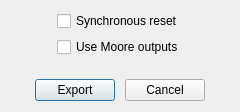
<?xml version="1.0" encoding="UTF-8"?>
<ui version="4.0">
 <class>ExportAHDLDlg</class>
 <widget class="QDialog" name="ExportAHDLDlg">
  <property name="geometry">
   <rect>
    <x>0</x>
    <y>0</y>
    <width>240</width>
    <height>112</height>
   </rect>
  </property>
  <property name="windowTitle">
   <string>AHDL Export Options</string>
  </property>
  <layout class="QVBoxLayout">
   <item>
    <layout class="QHBoxLayout">
     <item>
      <spacer>
       <property name="orientation">
        <enum>Qt::Horizontal</enum>
       </property>
       <property name="sizeType">
        <enum>QSizePolicy::Expanding</enum>
       </property>
       <property name="sizeHint" stdset="0">
        <size>
         <width>67</width>
         <height>20</height>
        </size>
       </property>
      </spacer>
     </item>
     <item>
      <layout class="QVBoxLayout">
       <item>
        <widget class="QCheckBox" name="cb_synchreset">
         <property name="text">
          <string>Synchronous reset</string>
         </property>
        </widget>
       </item>
       <item>
        <widget class="QCheckBox" name="cb_usemoore">
         <property name="text">
          <string>Use Moore outputs</string>
         </property>
        </widget>
       </item>
      </layout>
     </item>
     <item>
      <spacer>
       <property name="orientation">
        <enum>Qt::Horizontal</enum>
       </property>
       <property name="sizeType">
        <enum>QSizePolicy::Expanding</enum>
       </property>
       <property name="sizeHint" stdset="0">
        <size>
         <width>66</width>
         <height>20</height>
        </size>
       </property>
      </spacer>
     </item>
    </layout>
   </item>
   <item>
    <spacer>
     <property name="orientation">
      <enum>Qt::Vertical</enum>
     </property>
     <property name="sizeType">
      <enum>QSizePolicy::Expanding</enum>
     </property>
     <property name="sizeHint" stdset="0">
      <size>
       <width>20</width>
       <height>16</height>
      </size>
     </property>
    </spacer>
   </item>
   <item>
    <layout class="QHBoxLayout">
     <item>
      <spacer>
       <property name="orientation">
        <enum>Qt::Horizontal</enum>
       </property>
       <property name="sizeType">
        <enum>QSizePolicy::Expanding</enum>
       </property>
       <property name="sizeHint" stdset="0">
        <size>
         <width>40</width>
         <height>20</height>
        </size>
       </property>
      </spacer>
     </item>
     <item>
      <widget class="QPushButton" name="pb_export">
       <property name="text">
        <string>Export</string>
       </property>
       <property name="default">
        <bool>true</bool>
       </property>
      </widget>
     </item>
     <item>
      <spacer>
       <property name="orientation">
        <enum>Qt::Horizontal</enum>
       </property>
       <property name="sizeType">
        <enum>QSizePolicy::Expanding</enum>
       </property>
       <property name="sizeHint" stdset="0">
        <size>
         <width>20</width>
         <height>16</height>
        </size>
       </property>
      </spacer>
     </item>
     <item>
      <widget class="QPushButton" name="pb_cancel">
       <property name="text">
        <string>Cancel</string>
       </property>
      </widget>
     </item>
     <item>
      <spacer>
       <property name="orientation">
        <enum>Qt::Horizontal</enum>
       </property>
       <property name="sizeType">
        <enum>QSizePolicy::Expanding</enum>
       </property>
       <property name="sizeHint" stdset="0">
        <size>
         <width>40</width>
         <height>20</height>
        </size>
       </property>
      </spacer>
     </item>
    </layout>
   </item>
  </layout>
 </widget>
 <layoutdefault spacing="6" margin="11"/>
 <resources/>
 <connections/>
</ui>
